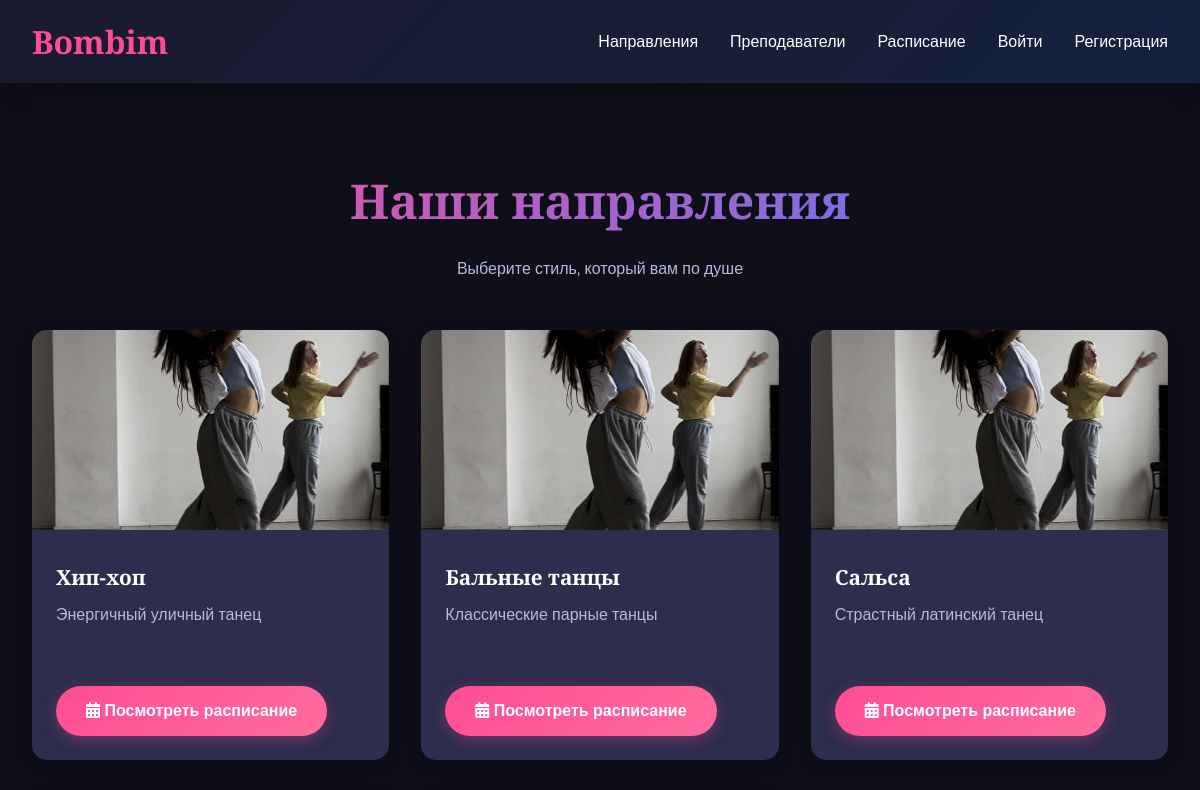
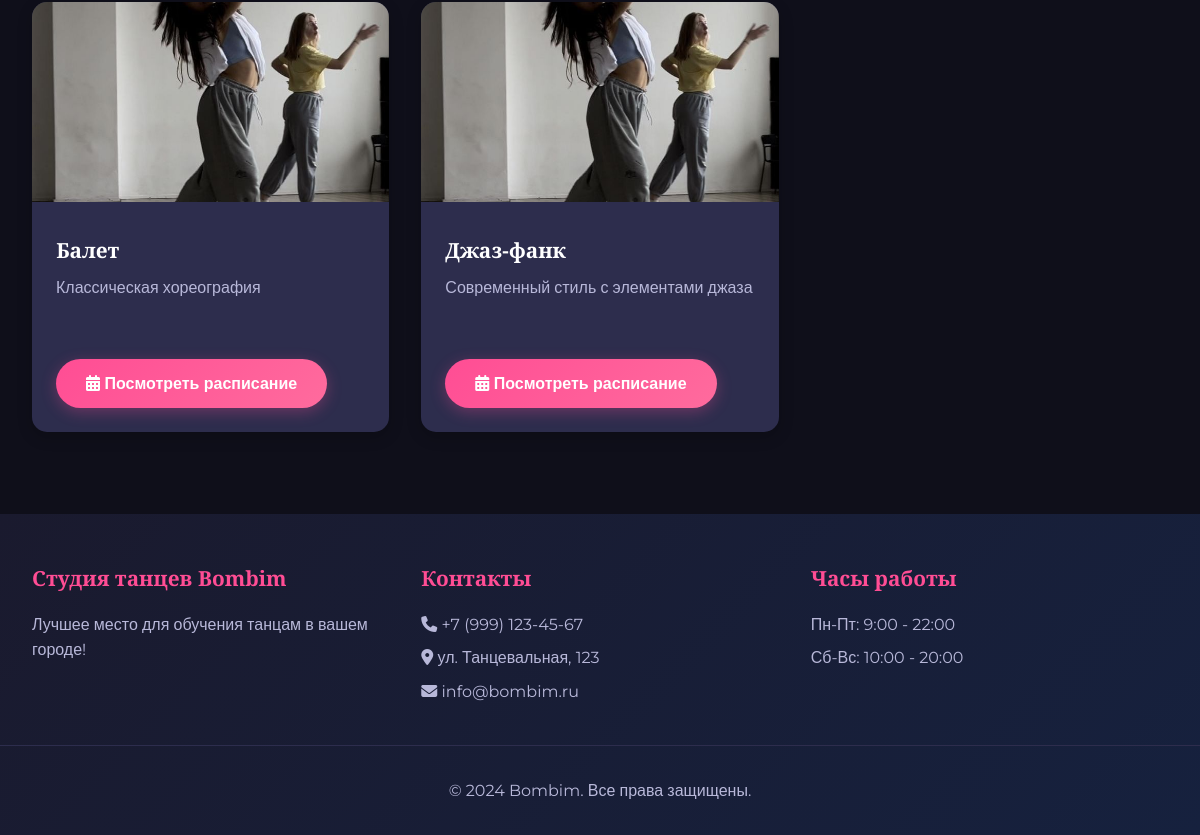
The app's page /styles/, older data (2 pictures, top to bottom).
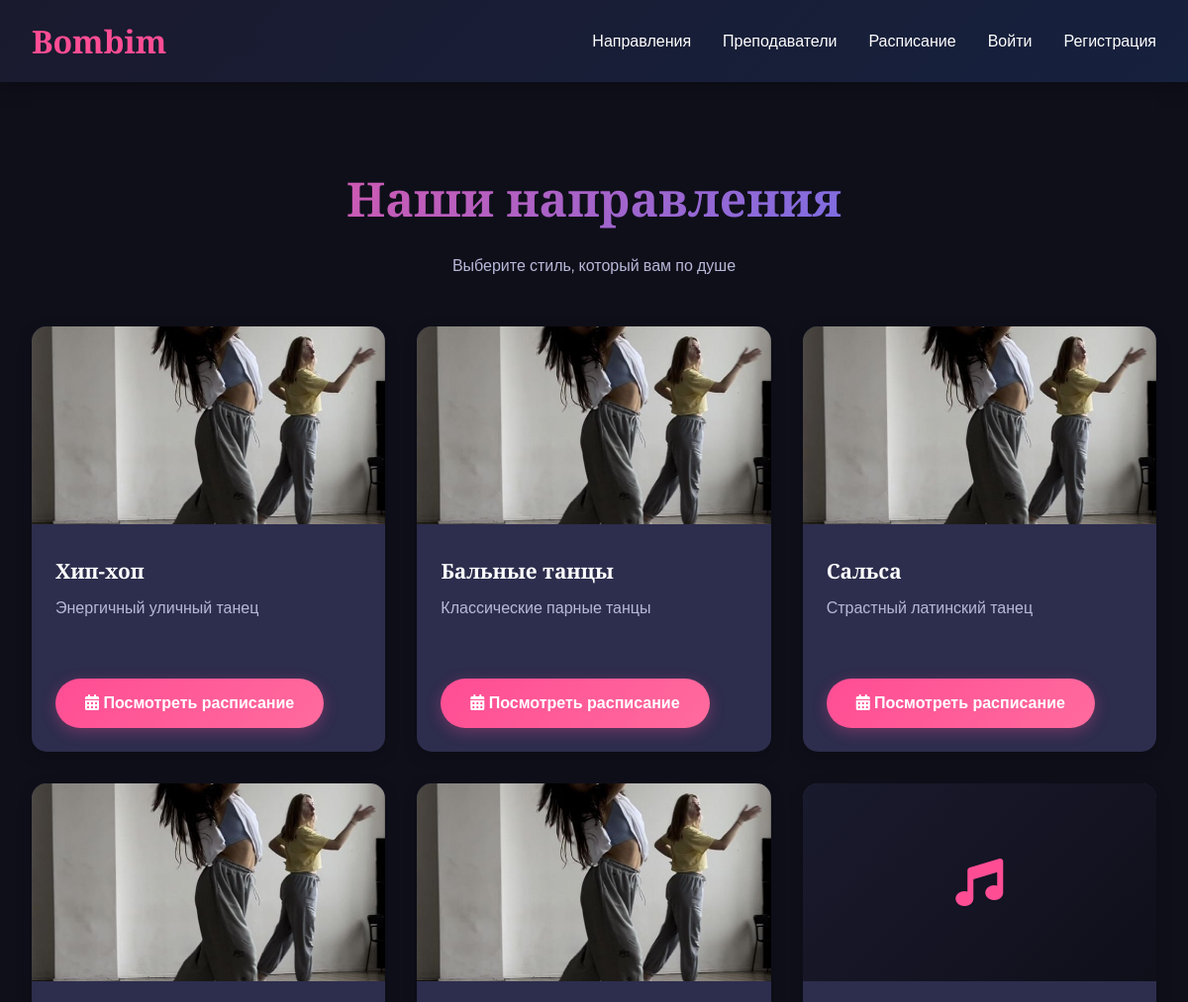
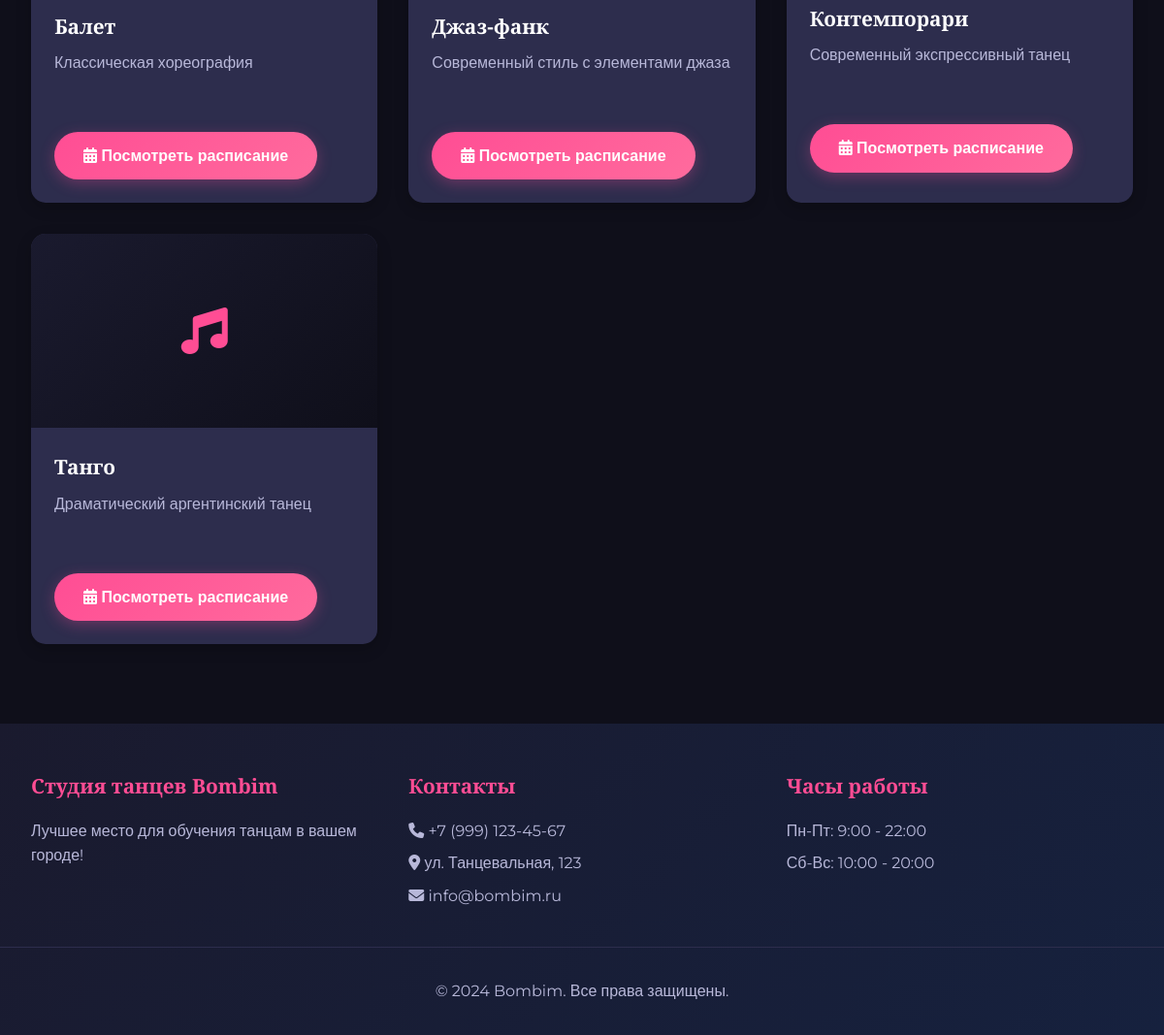
The same page, newer data (2 pictures, top to bottom).
### main/models.py (models this page shows, shortened)
class DanceStyle(models.Model):
    name = models.CharField(max_length=100)
    description = models.TextField()
    image = models.ImageField(upload_to='styles/')

### main/views.py (the view)
# urls.py: path('styles/', views.styles_view, name='styles'),
def styles_view(request):
    styles = DanceStyle.objects.all()
    return render(request, 'main/styles.html', {'styles': styles})

### templates/main/styles.html (shortened to what this page needs)
{% extends 'main/base.html' %}
{% block content %}
<section class="mt-5">
    <h1 class="text-center">Наши направления</h1>
    <p class="text-center" style="color: var(--text-secondary); margin-bottom: 3rem;">
        Выберите стиль, который вам по душе
    </p>
    <div class="grid grid-3">
        {% for style in styles %}
        <div class="style-card">
            <div class="style-image-container">
                {% if style.image %}
                <img src="{{ style.image.url }}" alt="{{ style.name }}" class="style-image">
                {% else %}
                <div class="style-image-placeholder">
                    <i class="fas fa-music fa-3x"></i>
                </div>
                {% endif %}
            </div>
            <div class="style-content">
                <h3>{{ style.name }}</h3>
                <p class="style-description">{{ style.description }}</p>
                <a href="{% url 'schedule' %}?style={{ style.id }}" class="btn btn-primary">
                    <i class="fas fa-calendar-alt"></i> Посмотреть расписание
                </a>
            </div>
        </div>
        {% endfor %}
    </div>
</section>
{% endblock %}

### templates/main/base.html (shortened to what this page needs)
<!DOCTYPE html>
<html lang="ru">
<head>
    <link rel="stylesheet" href="https://cdnjs.cloudflare.com/ajax/libs/font-awesome/6.4.0/css/all.min.css">
    {% load static %}
</head>
<body>
    <nav class="navbar">
        <div class="nav-container">
            <a href="{% url 'home' %}" class="logo">Bombim</a>
            <ul class="nav-links">
    <li><a href="{% url 'styles' %}">Направления</a></li>
    <li><a href="{% url 'trainers' %}">Преподаватели</a></li>
    <li><a href="{% url 'schedule' %}">Расписание</a></li>
    {% if user.is_authenticated %}
        {% if user.is_client %}
            <li><a href="{% url 'profile' %}">Профиль</a></li>
        {% elif user.is_trainer %}
            <li><a href="{% url 'trainer_profile' %}">Мои занятия</a></li>
        {% elif user.is_admin %}
            <li><a href="/admin/">Админка</a></li>
        {% endif %}
        <li><a href="{% url 'logout' %}">Выйти</a></li>
    {% else %}
        <li><a href="{% url 'login' %}">Войти</a></li>
        <li><a href="{% url 'signup' %}">Регистрация</a></li>
    {% endif %}
</ul>
        </div>
    </nav>
    <main>
        <div class="container">
            {% block content %}
            {% endblock %}
        </div>
    </main>
    <footer>
        <div class="footer-content">
            <div class="footer-section">
                <h3>Студия танцев Bombim</h3>
                <p>Лучшее место для обучения танцам в вашем городе!</p>
            </div>
            <div class="footer-section">
                <h3>Контакты</h3>
                <p><i class="fas fa-phone"></i> +7 (999) 123-45-67</p>
                <p><i class="fas fa-map-marker-alt"></i> ул. Танцевальная, 123</p>
                <p><i class="fas fa-envelope"></i> info@bombim.ru</p>
            </div>
            <div class="footer-section">
                <h3>Часы работы</h3>
                <p>Пн-Пт: 9:00 - 22:00</p>
                <p>Сб-Вс: 10:00 - 20:00</p>
            </div>
        </div>
        <div class="copyright">
            <p>&copy; 2024 Bombim. Все права защищены.</p>
        </div>
    </footer>
</body>
</html>

### templates/main/base.html (style rules this page uses)
:root { --bg-primary: #0f0f1a; --bg-secondary: #1a1a2e; --bg-card: #2d2d4d; --accent-primary: #ff4d94; --accent-secondary: #4d79ff; --text-primary: #ffffff; --text-secondary: #b8b8d9; --success: #00cc99; --warning: #ffcc00; --danger: #ff4d4d; }
* { margin: 0; padding: 0; box-sizing: border-box; }
body { font-family: 'Montserrat', sans-serif; background: var(--bg-primary); color: var(--text-primary); line-height: 1.6; min-height: 100vh; display: flex; flex-direction: column; }
.navbar { background: linear-gradient(135deg, var(--bg-secondary) 0%, #16213e 100%); padding: 1rem 0; box-shadow: 0 4px 20px rgba(0, 0, 0, 0.3); position: sticky; top: 0; z-index: 1000; }
.nav-container { max-width: 1200px; margin: 0 auto; padding: 0 2rem; display: flex; justify-content: space-between; align-items: center; }
.logo { font-family: 'Playfair Display', serif; font-size: 2rem; font-weight: 600; color: var(--accent-primary); text-decoration: none; }
.nav-links { display: flex; gap: 2rem; list-style: none; }
.nav-links a { color: var(--text-primary); text-decoration: none; font-weight: 500; transition: color 0.3s ease; position: relative; }
.nav-links a::after { content: ''; position: absolute; bottom: -5px; left: 0; width: 0; height: 2px; background: var(--accent-primary); transition: width 0.3s ease; }
main { flex: 1; padding: 2rem 0; }
.container { max-width: 1200px; margin: 0 auto; padding: 0 2rem; }
footer { background: linear-gradient(135deg, var(--bg-secondary) 0%, #16213e 100%); padding: 3rem 0 2rem; margin-top: auto; }
.footer-content { display: grid; grid-template-columns: repeat(auto-fit, minmax(300px, 1fr)); gap: 2rem; max-width: 1200px; margin: 0 auto; padding: 0 2rem; }
.footer-section h3 { color: var(--accent-primary); margin-bottom: 1rem; font-size: 1.3rem; }
.footer-section p { color: var(--text-secondary); margin-bottom: 0.5rem; }
.copyright { text-align: center; padding-top: 2rem; color: var(--text-secondary); border-top: 1px solid var(--bg-card); margin-top: 2rem; }
.btn { display: inline-block; padding: 12px 30px; border: none; border-radius: 50px; text-decoration: none; font-weight: 600; text-align: center; transition: all 0.3s ease; cursor: pointer; font-size: 1rem; }
.btn-primary { background: linear-gradient(135deg, var(--accent-primary) 0%, #ff6b9d 100%); color: white; box-shadow: 0 4px 15px rgba(255, 77, 148, 0.3); }
h1, h2, h3, h4, h5, h6 { font-family: 'Playfair Display', serif; color: var(--text-primary); margin-bottom: 1rem; }
h1 { font-size: 3rem; background: linear-gradient(135deg, var(--accent-primary) 0%, var(--accent-secondary) 100%); -webkit-background-clip: text; -webkit-text-fill-color: transparent; text-align: center; }
.text-center { text-align: center; }
.mt-5 { margin-top: 3rem; }
.grid { display: grid; gap: 2rem; }
.grid-3 { grid-template-columns: repeat(auto-fit, minmax(250px, 1fr)); }

### templates/main/styles.html (style rules this page uses)
.style-card { background: var(--bg-card); border-radius: 15px; overflow: hidden; transition: all 0.3s ease; box-shadow: 0 5px 15px rgba(0, 0, 0, 0.2); }
.style-image-container { position: relative; overflow: hidden; }
.style-image { width: 100%; height: 200px; object-fit: cover; transition: transform 0.3s ease; }
.style-image-placeholder { height: 200px; background: linear-gradient(135deg, var(--bg-secondary) 0%, var(--bg-primary) 100%); display: flex; align-items: center; justify-content: center; color: var(--accent-primary); }
.style-content { padding: 1.5rem; }
.style-content h3 { color: var(--text-primary); margin-bottom: 0.5rem; font-size: 1.3rem; font-weight: 600; }
.style-description { color: var(--text-secondary); line-height: 1.6; margin-bottom: 1.5rem; min-height: 60px; }
.grid-3 { display: grid; grid-template-columns: repeat(auto-fit, minmax(300px, 1fr)); gap: 2rem; margin: 0 auto; margin-bottom: 50px; }

Row changes from the older to the newer data that the page shows:
added DanceStyle: name "Контемпорари", description "Современный экспрессивный танец"
added DanceStyle: name "Танго", description "Драматический аргентинский танец"
